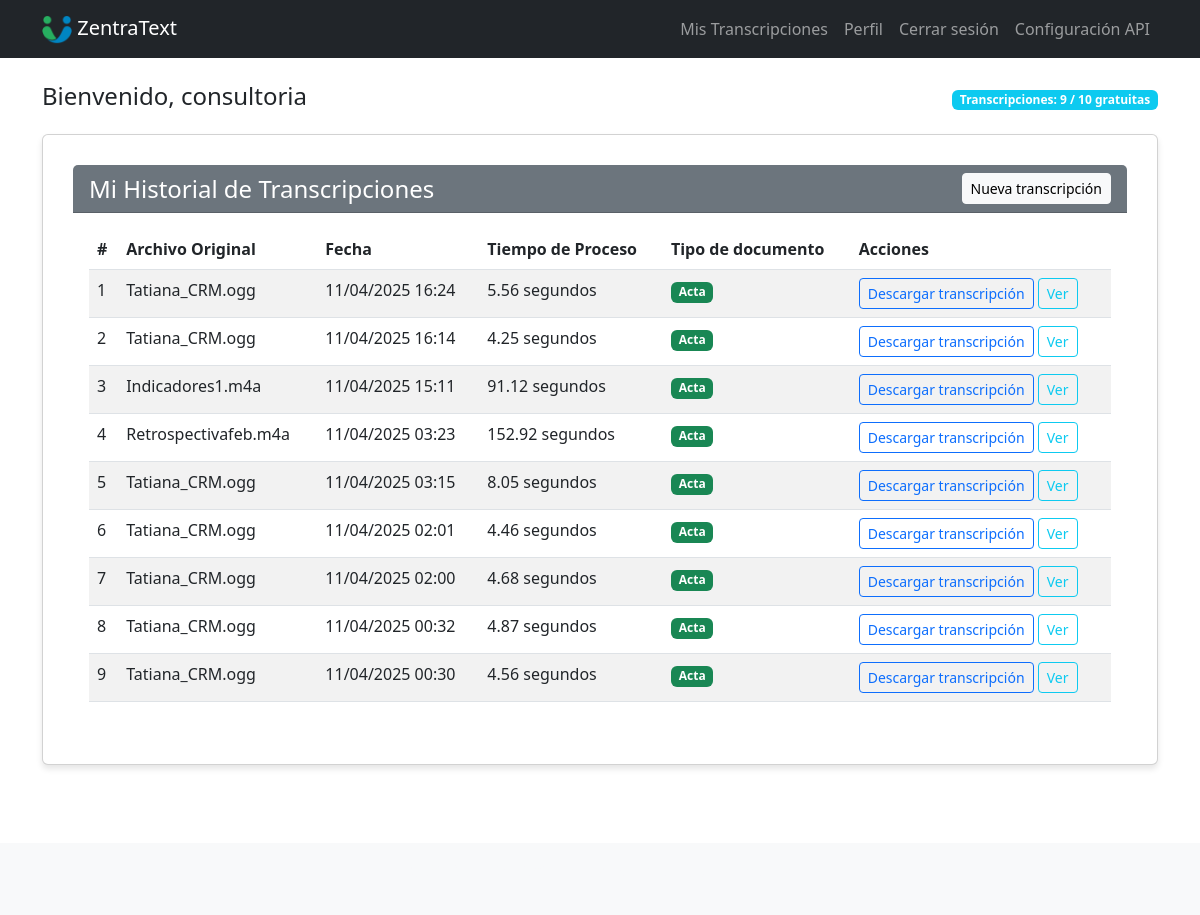
The app's page /transcription/history (signed in) with its own data.
### modules/auth/models.py (models this page shows, shortened)
class User(UserMixin, db.Model):
    id = db.Column(sa.Integer, primary_key=True)
    username = db.Column(sa.String(64), unique=True, nullable=False, index=True)
    email = db.Column(sa.String(120), unique=True, nullable=False, index=True)
    password_hash = db.Column(sa.String(128))
    created_at = db.Column(sa.DateTime, default=datetime.utcnow)
    is_admin = db.Column(sa.Boolean, default=False)
    transcriptions = relationship('Transcription', backref='user', lazy='dynamic')
    def get_transcription_count(self):
        return self.transcriptions.count()

### modules/transcription/models.py (models this page shows, shortened)
class Transcription(db.Model):
    id = db.Column(sa.Integer, primary_key=True)
    user_id = db.Column(sa.Integer, sa.ForeignKey('user.id'), nullable=False)
    original_filename = db.Column(sa.String(255), nullable=False)
    file_path = db.Column(sa.String(255), nullable=False)
    transcript_path = db.Column(sa.String(255), nullable=False)
    transcript_text = db.Column(sa.Text)
    acta_text = db.Column(sa.Text, nullable=True)
    document_type = db.Column(sa.String(20), default='acta')  # Nueva columna
    processing_time = db.Column(sa.Float)
    created_at = db.Column(sa.DateTime, default=datetime.utcnow)

### modules/transcription/routes.py (the view)
@transcription_bp.route('/history')
@login_required
def history():
    transcriptions = Transcription.query.filter_by(
        user_id=current_user.id
    ).order_by(Transcription.created_at.desc()).all()
    current_app.logger.info(f"Obtenidas {len(transcriptions)} transcripciones para el usuario {current_user.id}")
    for t in transcriptions:
        current_app.logger.info(f"Transcripción ID {t.id}: acta_text: {'Disponible' if t.acta_text else 'No disponible'}")
    return render_template(
        'transcription/history.html',
        title='Historial de Transcripciones',
        transcriptions=transcriptions
    )

### modules/auth/__init__.py (called while the page is built)
@login_manager.user_loader
def load_user(id):
    return User.query.filter_by(id=int(id)).first()

### templates/transcription/history.html (shortened to what this page needs)
{% extends 'base.html' %}
{% block content %}
<div class="row">
    <div class="col-md-12">
        <div class="card">
            <div class="card-header bg-secondary text-white d-flex justify-content-between align-items-center">
                <h4 class="mb-0">Mi Historial de Transcripciones</h4>
                <a href="{{ url_for('index') }}" class="btn btn-light btn-sm">Nueva transcripción</a>
            </div>
            <div class="card-body">
                {% if transcriptions %}
                <div class="table-responsive">
                    <table class="table table-striped table-hover">
                        <thead>
                            <tr>
                                <th>#</th>
                                <th>Archivo Original</th>
                                <th>Fecha</th>
                                <th>Tiempo de Proceso</th>
                                <th>Tipo de documento</th>
                                <th>Acciones</th>
                            </tr>
                        </thead>
                        <tbody>
                            {% for transcription in transcriptions %}
                            <tr>
                                <td>{{ loop.index }}</td>
                                <td>{{ transcription.original_filename }}</td>
                                <td>{{ transcription.created_at.strftime('%d/%m/%Y %H:%M') }}</td>
                                <td>{{ transcription.processing_time }} segundos</td>
                                <td>
                                    {% if transcription.document_type == 'requirements' %}
                                    <span class="badge bg-info">Requerimientos</span>
                                    {% else %}
                                    <span class="badge bg-success">Acta</span>
                                    {% endif %}
                                </td>
                                <td>
                                    <a href="{{ url_for('transcription.download_transcript', filename=transcription.transcript_path) }}"
                                       class="btn btn-sm btn-outline-primary">
                                        Descargar transcripción
                                    </a>
                                    <button class="btn btn-sm btn-outline-info show-transcription"
                                            data-bs-toggle="modal"
                                            data-bs-target="#transcriptionModal"
                                            data-id="{{ transcription.id }}"
                                            data-transcription="{{ transcription.transcript_text }}">
                                        Ver
                                    </button>
                                </td>
                            </tr>
                            {% endfor %}
                        </tbody>
                    </table>
                </div>
                {% else %}
                <div class="alert alert-info">
                    <p>No tienes transcripciones realizadas. <a href="{{ url_for('index') }}">Haz tu primera transcripción</a>.</p>
                </div>
                {% endif %}
            </div>
        </div>
    </div>
</div>
{% endblock %}

### templates/base.html (shortened to what this page needs)
<!DOCTYPE html>
<html lang="es">
<head>
    <link rel="stylesheet" href="{{ url_for('static', filename='css/styles.css') }}">
    <link href="https://cdn.jsdelivr.net/npm/bootstrap@5.3.0-alpha1/dist/css/bootstrap.min.css" rel="stylesheet">
</head>
<body>
    <nav class="navbar navbar-expand-lg navbar-dark bg-dark">
        <div class="container">
            <a class="navbar-brand" href="{{ url_for('index') }}">
                <img src="{{ url_for('static', filename='img/5_Logo_Icono.png') }}" alt="Logo" height="30">
                ZentraText
            </a>
            <div class="collapse navbar-collapse" id="navbarNav">
                <ul class="navbar-nav ms-auto">
                    {% if current_user.is_authenticated %}
                    <li class="nav-item">
                        <a class="nav-link" href="{{ url_for('transcription.history') }}">Mis Transcripciones</a>
                    </li>
                    <li class="nav-item">
                        <a class="nav-link" href="{{ url_for('auth.profile') }}">Perfil</a>
                    </li>
                    <li class="nav-item">
                        <a class="nav-link" href="{{ url_for('auth.logout') }}">Cerrar sesión</a>
                    </li>
                    {% endif %}
                    <li class="nav-item">
                        <a class="nav-link" href="{{ url_for('api_settings') }}">Configuración API</a>
                    </li>
                </ul>
            </div>
        </div>
    </nav>
    <div class="container mt-4">
        {% if current_user.is_authenticated %}
        <div class="row mb-3">
            <div class="col-md-12">
                <div class="d-flex justify-content-between align-items-center">
                    <h4>Bienvenido, {{ current_user.username }}</h4>
                    <span class="badge bg-info">
                        Transcripciones: {{ current_user.get_transcription_count() }} /
                        {{ config['FREE_TRANSCRIPTIONS_LIMIT'] }} gratuitas
                    </span>
                </div>
            </div>
        </div>
        {% endif %}
        {% block content %}{% endblock %}
    </div>
    <footer class="mt-5 py-3 bg-light">
        <div class="container text-center">
            <p>&copy; 2025 ZentraText - Todos los derechos reservados</p>
        </div>
    </footer>
</body>
</html>

### static/css/styles.css (style rules this page uses)
:root { --primary-color: #4a6fa5; --primary-dark: #345176; --secondary-color: #6c757d; --accent-color: #00b8a9; --light-bg: #f8f9fa; --dark-text: #343a40; --light-text: #f8f9fa; --border-radius: 8px; --box-shadow: 0 4px 6px rgba(0, 0, 0, 0.1); --transition: all 0.3s ease; }
* { margin: 0; padding: 0; box-sizing: border-box; }
body { font-family: 'Poppins', sans-serif; line-height: 1.6; color: var(--dark-text); background-color: #f0f2f5; min-height: 100vh; display: flex; flex-direction: column; }
.container { width: 100%; max-width: 1200px; margin: 0 auto; padding: 0 20px; }
.card { background-color: white; border-radius: var(--border-radius); box-shadow: var(--box-shadow); padding: 30px; margin-bottom: 30px; }
.btn { display: inline-block; padding: 10px 20px; background-color: var(--primary-color); color: white; border: none; border-radius: var(--border-radius); cursor: pointer; font-weight: 500; transition: var(--transition); text-decoration: none; font-size: 1rem; }
footer { background-color: var(--primary-dark); color: var(--light-text); padding: 20px 0; text-align: center; }

### records on screen
User: username "consultoria"
Transcription: document_type "Acta"
Transcription: document_type "Acta"
Transcription: document_type "Acta"
Transcription: document_type "Acta"
Transcription: document_type "Acta"
Transcription: document_type "Acta"
Transcription: document_type "Acta"
Transcription: document_type "Acta"
Transcription: document_type "Acta"

### other values on screen
{{ current_user.get_transcription_count() }} "9"
{{ config['FREE_TRANSCRIPTIONS_LIMIT'] }} "10"
